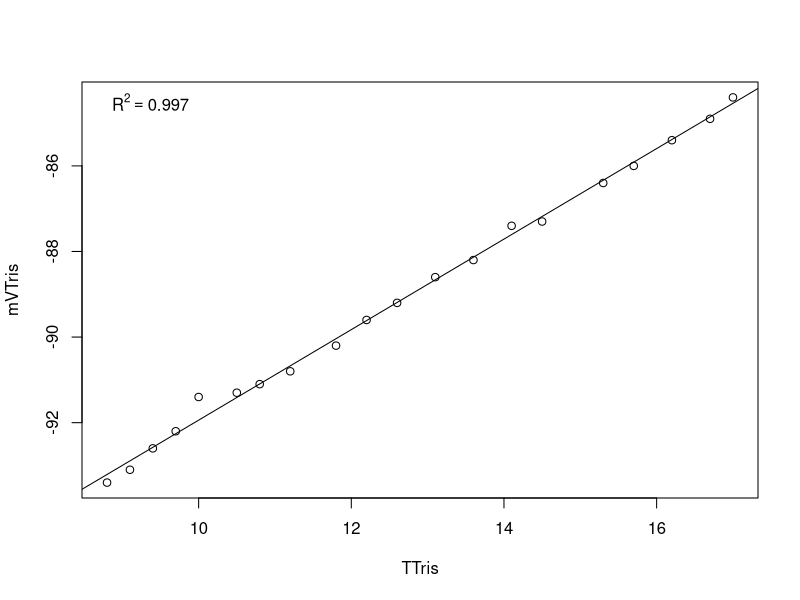
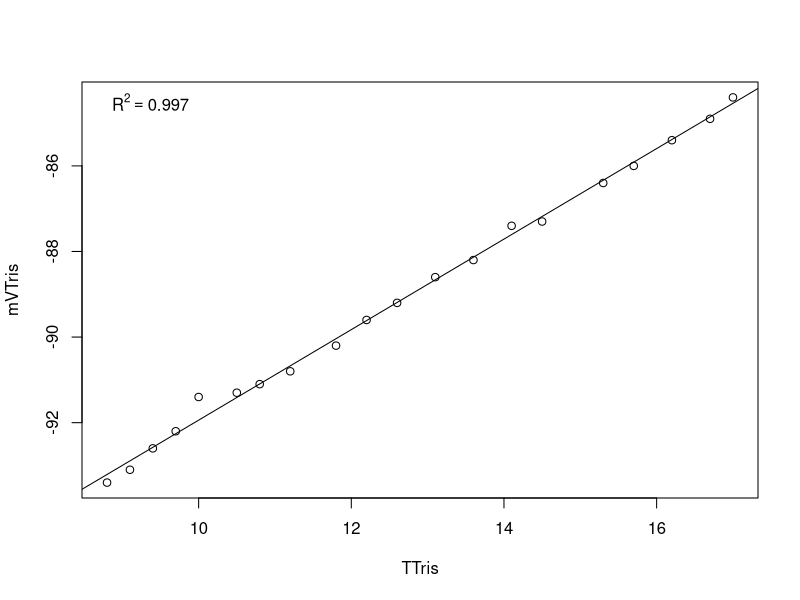

Here is the R script that generated these plots, in order:
# modified for personal Lenovo PC at PT Whitney summer 2019
# last modification on 20250621 by S.Gurr for the OA lab at Downeast Institute
setwd("C:/Users/samjg/Documents/Github_repositories/Pmagellanicus_omics/RAnalysis/Data/Seawater_chemistry/pH_Calibration_Files/") #set working directory
path = "C:/Users/samjg/Documents/Github_repositories/Pmagellanicus_omics/RAnalysis/Data/Seawater_chemistry/pH_Calibration_Files/"

# change line 7
Calib.Data <-read.table("20250621.csv", header=TRUE, sep=",", na.string="NA", as.is=TRUE) #reads in the data files
model <-lm(mVTris ~ TTris, data=Calib.Data) #runs a linear regression of mV as a function of temperature
coe <- coef(model) #extracts the coeffecients
R2<-summary(model)$r.squared

plot(mVTris ~ TTris, data=Calib.Data)
abline(lm(mVTris ~ TTris, data=Calib.Data))
legend('topleft', legend = bquote(R^2 == .(format(R2, digits = 3))), bty='n')

# change line 17. done.
pdf(paste0(path,"20250621.pdf"))
plot(mVTris ~ TTris, data=Calib.Data)
abline(lm(mVTris ~ TTris, data=Calib.Data))
legend('topleft', legend = bquote(R^2 == .(format(R2, digits = 3))), bty='n')
dev.off()